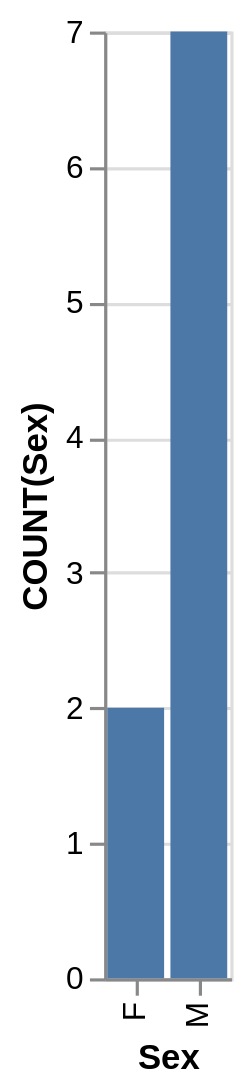

Here is the Vega-Lite specification saved for this chart:
### Vega-Lite specification from a JSON file in a GitHub repository (floating-point values rounded to 4 significant figures)
{"data": {"values": [{"x_data": "F", "y_data": 2}, {"x_data": "M", "y_data": 7}]}, "mark": "bar", "encoding": {"x": {"field": "x_data", "type": "nominal", "title": "Sex", "sort": "ascending"}, "y": {"field": "y_data", "type": "quantitative", "title": "COUNT(Sex)"}}}
